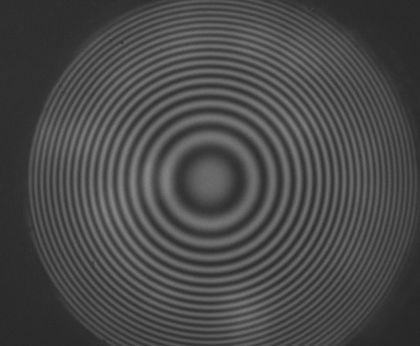
%> input picture 实验3/3-3/figure3.png, 420 x 346 px, shrunk from 544 x 448 before the run
$ octave fft2_process.m   (GNU Octave 9; MATLAB toolbox functions it lacks are replaced by stand-ins)
%> lines starting %> are read from the running program, lines starting %| are printed output that depends on the picture
### 实验3/3-3/cunwrap.m
function PhiUnwrap = cunwrap(Psi, options)
% PhiUnwrap = cunwrap(Psi, options)
%
% Purpose: Costantini's 2D unwrapping based on Minimum Network Flow
%
% INPUTS:
%   - Psi: 2D-array wrapped phase (radian)
%   - options: optional structure used to modify the behavior of the
%              unwrapping algorithm. All fields are optional.
%              The fieldname does not need to exactly case-matched.
%       Weight: array of same dimension as the Psi, with is used as
%               the positive weight of the L1 norm of the residual (to be
%               minimized). For example user can provide WEIGHT as function
%               of the interference amplitude or function of phase
%               measurement quality (e.g., fringe contrast).
%               By default: all internal pixels have the same weight of 1,
%               0.5 for edge-pixels, and 0.25 for corner-pixels.
%       CutSize: even integer scalar, default [4]: the width (in pixel) of
%                the Gaussian kernel use to lower the weight around pixels
%                that do not fulfill rotational relation.
%                If CutSize is 0, no rotational-based weighting will be
%                carried out.
%       RoundK: Boolean, [false] by default. When ROUNDK is true, CUNWRAP
%               forces the partial derivative residuals K1/K2 to be
%               integers.
%       MaxBlockSize: scalar default [125], target linear blocksize.
%                     Set to Inf for single-block global unwrapping.
%                     Note: network flow is costly in CPU for large size.
%       Overlap: scalar default [0.25], fractional overlapping between two
%                neighboring blocks.
%       Verbose: logical [true], control printout information.
%       LPoption: LINPROG option structure as return by OPTIMSET(...).
% OUTPUT:
%   - Phi: 2D-array unwrapped phase (radian)
%
% Minimum network flow computation engine is Matlab LINPROG (optimization
%   toolbox is required)
%
% References:
%   - http://earth.esa.int/workshops/ers97/papers/costantini/
%   - Costantini, M. (1998) A novel phase unwrapping method based on network
%   programming. IEEE Tran. on Geoscience and Remote Sensing, 36, 813-821.
%
% Author: Bruno Luong <brunoluong@yahoo.com>
% History:
%   Orginal: 27-Aug-2009
%       28-Aug-2009: modification in block splitting, default size changes
%                    to 125 x 125
%       28-Aug-2009: correct a serious indexing bug

if nargin<2
    options = struct();
end

if ndims(Psi)>2
    error('CUNWRAP: input Psi must be 2D array.');
end

[ny nx] = size(Psi);

if nx<2 || ny<2
    error('CUNWRAP: size of Psi must be larger than 2');
end

roundK = getoption(options, 'roundk', false);

verbose = getoption(options, 'verbose', true);

% Default weight
w1 = ones(ny,1); w1([1 end]) = 0.5;
w2 = ones(1,nx); w2([1 end]) = 0.5;
weight = w1*w2; % tensorial product
weight = getoption(options, 'weight', weight);

% Split in smaller block size
blocksize = getoption(options, 'maxblocksize', 125);
blocksize = max(blocksize,2);

% Overlapping fraction
p = getoption(options, 'overlap', 0.25);
p = max(min(p,1),0);

% Split the linear index for each dimension
[ix blk_x] = splitidx(blocksize, nx, p);
[iy blk_y] = splitidx(blocksize, ny, p);
nbblk = length(iy)*length(ix);

mydisplay(verbose, 'Number of block(s) = %d\n', nbblk);
mydisplay(verbose, '\tEffective block size = (%d x %d)\n', blk_y, blk_x);
if nbblk>1
    mydisplay(verbose, '\tOverlapping = %2.1f%%\n', p*100);
end

% Allocate arrays
% negative/positive parts of wrapped partial derivatives
x1p = nan(ny-1, nx, class(Psi));
x1m = nan(ny-1, nx, class(Psi));
x2p = nan(ny, nx-1, class(Psi));
x2m = nan(ny, nx-1, class(Psi));

%%
% Loop over the blocks
blknum = 0;
for i=1:length(iy)
    iy0 = iy{i};
    iy1 = iy0(1:end-1);
    iy2 = iy0(1:end);

    for j=1:length(ix)
        ix0 = ix{j};
        ix1 = ix0(1:end);
        ix2 = ix0(1:end-1);

        blknum = blknum + 1;
        mydisplay(verbose, ['\n' repmat('-', 1, 60) '\n']);
        mydisplay(verbose, 'CUNWRAP: processing block #%d/%d...\n', ...
            blknum, nbblk);

        options.weight = weight(iy0,ix0);
        options.blknum = blknum;
        % Costantini's minimum network flow resolution for one block
        [x1p(iy1,ix1) x1m(iy1,ix1) x2p(iy2,ix2) x2m(iy2,ix2)] = ...
            cunwrap_blk(Psi(iy0,ix0), ...
            x1p(iy1,ix1), x1m(iy1,ix1),...
            x2p(iy2,ix2), x2m(iy2,ix2),...
            options);
    end
end

%%
% Compute partial derivative Psi1, eqt (1,3)
mydisplay(verbose, '\ty-derivative\n');
i = 1:(ny-1);
j = 1:nx;
[ROW_I ROW_J] = ndgrid(i,j);
I_J = sub2ind(size(Psi),ROW_I,ROW_J);
IP1_J = sub2ind(size(Psi),ROW_I+1,ROW_J);
Psi1 = Psi(IP1_J) - Psi(I_J);
% A priori knowledge that Psi1 is in [-pi,pi)
Psi1 = mod(Psi1+pi,2*pi)-pi;

% Compute partial derivative Psi2, eqt (2,4)
mydisplay(verbose, '\tx-derivative\n');
i = 1:ny;
j = 1:(nx-1);
[ROW_I ROW_J] = ndgrid(i,j);
I_J = sub2ind(size(Psi),ROW_I,ROW_J);
I_JP1 = sub2ind(size(Psi),ROW_I,ROW_J+1);
Psi2 = Psi(I_JP1) - Psi(I_J);
% A priori knowledge that Psi1 is in [-pi,pi)
Psi2 = mod(Psi2+pi,2*pi)-pi;

% Compute the derivative jumps, eqt (20,21)
k1 = x1p-x1m;
k2 = x2p-x2m;

% Round to integer solution (?)
if roundK
    mydisplay(verbose, '\tForce integer 2pi-ambiguities\n');
    k1 = round(k1);
    k2 = round(k2);
end

% Sum the jumps with the wrapped partial derivatives, eqt (10,11)
k1 = reshape(k1,[ny-1 nx]);
k2 = reshape(k2,[ny nx-1]);
k1 = k1+Psi1/(2*pi);
k2 = k2+Psi2/(2*pi);

%%
% Integrate the partial derivatives, eqt (6)
% Not sure why integrate this way is better than otherway around
mydisplay(verbose, 'Integration\n');
% Integration order, not documented
intorder = getoption(options, 'IntOrder', 1);
if intorder==1
    K = cumsum([0 k2(1,:)]);
    K = [K; k1];
    K = cumsum(K,1);
else
    % Integration is this order does not work well (still mysterious for BL)
    K = cumsum([0; k1(:,1)]);
    K = [K k2];
    K = cumsum(K,2);
end

PhiUnwrap = (2*pi)*K;
PhiUnwrap = PhiUnwrap - min(PhiUnwrap(:));
end % cunwrap

%%
% [305 lines left out: function cunwrap_blk, not called in this run]

%% Get defaut option
function value = getoption(options, name, defaultvalue)
% function value = getoption(options, name, defaultvalue)
    value = defaultvalue;
    fields = fieldnames(options);
    found = strcmpi(name,fields);
    if any(found)
        i = find(found,1,'first');
        if ~isempty(options.(fields{i}))
            value = options.(fields{i});
        end
    end
end

%%
function [ilist blocksize] = splitidx(blocksize, n, p)
% function ilist = splitidx(blocksize, n, p)
%
% return the cell array, each element is subindex of (1:n)
% The union is (1:n) with overlapping fraction is p (0<p<1)

if blocksize>=n
    ilist = {1:n};
    blocksize = n;
else
    q = 1-p;

    % Number of blocks
    k = (n/blocksize - p) / q;
    k = ceil(k);

    % Readjust the block size, float
    blocksize = n/(k*q + p);

    % first index
    firstidx = round(linspace(1,n-ceil(blocksize)+1, k));
    lastidx = round(firstidx+blocksize-1);
    lastidx(end) = n;
    % Make sure they are overlapped
    lastidx(1:end-1) = max(lastidx(1:end-1),firstidx(2:end));

    % Put the indexes of k blocks into cell array
    ilist = cell(1,length(firstidx));
    for k=1:length(ilist)
        ilist{k} = firstidx(k):lastidx(k);
    end

    blocksize = round(blocksize);
end
end

% function to mydisplay a text on command line window
function mydisplay(verbose, varargin)
if verbose
    fprintf(varargin{:});
end
end

### 实验3/3-3/fft2_process.m
clear;
clc;
close all;

%% 图像处理
% 参数设置
IMAGE_PATH = "figure3.png";
crop_rate_lb = 1/2;
crop_rate_rt = 1/4;

% Read the image
img = imread(IMAGE_PATH);  % Correct function name is imread, not readimage
%> img is the input picture: size 346x420x3 uint8; min 38, max 136, mean 73.4

% Convert to grayscale if needed
if size(img, 3) == 3  % Better to use size() instead of length() for images
    img = rgb2gray(img);
%> img: size 346x420 uint8
end

% 裁剪图像
[rows, cols] = size(img);
%> rows = 346; cols = 420

% 计算裁剪边界（确保不越界）
left_crop = round(cols * crop_rate_lb);     % 左侧裁剪 50%
%> left_crop = 210
right_crop = round(cols * (1 - crop_rate_rt)); % 保留到右侧 75%
%> right_crop = 315
top_crop = round(rows * crop_rate_rt);      % 上方裁剪 25%
%> top_crop = 87
bottom_crop = round(rows * (1 - crop_rate_lb)); % 保留到下方 50%
%> bottom_crop = 173

% 直接裁剪（注意索引范围）
cropped_img = img(top_crop+1:bottom_crop, left_crop+1:right_crop);

% 显示结果
figure;
subplot(1, 2, 1); imshow(img); title('原图');
subplot(1, 2, 2); imshow(cropped_img); title('裁剪左侧和下方 1/4');

%% 傅里叶变换
% Perform 2D FFT
I = double(cropped_img);  % Convert to double for FFT
F = fft2(I);  % Correct way to compute 2D FFT
F_shifted = fftshift(F);  % Center the frequency components
magnitude = log(abs(F_shifted) + 1);  % Logarithmic scale for better visualization

% Display results
figure;
subplot(1,2,1);
imshow(img, []);  % Show original image
title('Original Image');

subplot(1,2,2);
% imshow(magnitude, []);  % Show FFT magnitude spectrum
[M, N] = size(magnitude);
%> M = 86; N = 105
[u, v] = meshgrid((-N/2:N/2-1)/N, (-M/2:M/2-1)/M);
surf(u, v, magnitude, 'EdgeColor', 'none');
colorbar;
title('FFT Magnitude Spectrum');

%% 重建信号
% [8 lines of commented-out code are left out]

%% 滤波截取cos
% 截取左上角（低频部分）
[M, N] = size(F_shifted);

% 补零至原始尺寸
filtered_F = zeros(M, N);
filtered_F(end-floor(M/2):end, 1:floor(N/2)) = F(end-floor(M/2):end, 1:floor(N/2));
% filtered_F(1:floor(M/2), end-floor(N/2):end) = F(1:floor(M/2), end-floor(N/2):end);

% 逆变换（由于对称性被破坏，结果仍有虚部）
Ip = ifft2(filtered_F);
% Ip = ifft2(F);

% 反移位后逆变换
% filtered_F = ifftshift(filtered_F_shifted);
% Ip = real(ifft2(filtered_F));  % 取实部消除数值误差虚部

% 显示结果
figure;
subplot(1,2,1);
imshow(log(1 + abs(filtered_F)), [3 10]); title('筛选频谱');
subplot(1,2,2);
imshow(abs(Ip), []); title('滤波重建');

%% 解包相位
tan_theta = imag(Ip) ./ real(Ip);
tan_theta(isnan(tan_theta)) = 0;
figure;
% surf(tan_theta, 'EdgeColor', 'none')
imshow(tan_theta, [-20, 20]); colorbar;
title('tan theta');

% [9 lines of commented-out code are left out]

phi = cunwrap(tan_theta);
%| Number of block(s) = 1
%| 	Effective block size = (86 x 105)
%> after the loop in cunwrap, `for i=1:length(iy)`:
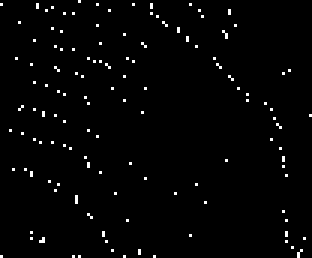
%> x2m: size 86x104 double (shown 3 times larger); values 0 (black) and 1 (white), 1.7% white in thin lines or dots
%> after the loop in cunwrap, `for i=1:length(iy)`:
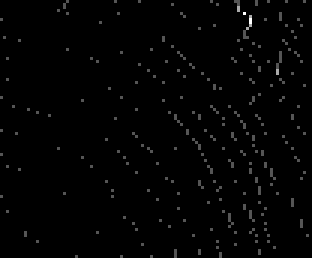
%> x2p: size 86x104 double (shown 3 times larger); min 0, max 3, mean 0.0361; drawn with min black and max white
%> after the loop in cunwrap, `for i=1:length(iy)`: blknum = 1; options = {blknum 1}
%> in cunwrap, `k1 = k1+Psi1/(2*pi);`:
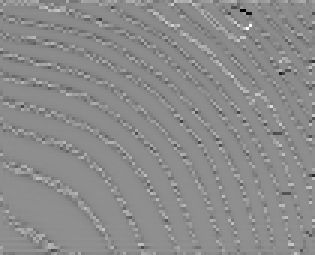
%> k1: size 85x105 double (shown 3 times larger); min -2.46, max 1.87, mean -0.0894; drawn with min black and max white
%> in cunwrap, `k2 = k2+Psi2/(2*pi);`:
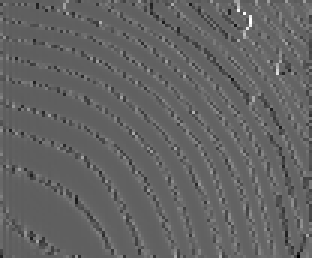
%> k2: size 86x104 double (shown 3 times larger); min -1.48, max 2.52, mean 0.0922; drawn with min black and max white
%> in cunwrap, `intorder = getoption(options, 'IntOrder', 1);`: intorder = 1
%> in cunwrap, `K = cumsum([0 k2(1,:)]);`: K = 105 values, max 9.89 at index 104, min 0 at index 1, mean 3.12
%> in cunwrap, `K = cumsum(K,1);`:
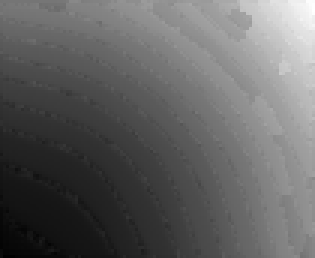
%> K: size 86x105 double (shown 3 times larger); min -8.51, max 10.1, mean -1.31; drawn with min black and max white
%> in cunwrap, `PhiUnwrap = PhiUnwrap - min(PhiUnwrap(:));`:
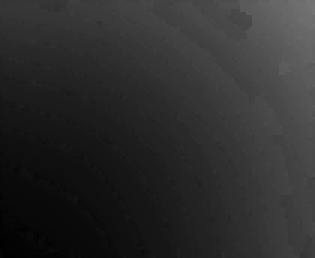
%> PhiUnwrap: size 86x105 double (shown 3 times larger); min 0, max 116.9, mean 45.2

figure;
% subplot(2, 2, 1);
% surf(tan_theta, 'EdgeColor', 'none');
% title("tanTheta");
% colorbar;

subplot(1, 2, 1);
surf(phi, 'EdgeColor', 'none');
title("phi");
colorbar;

subplot(1, 2, 2);
imshow(phi, []);
title("phi");
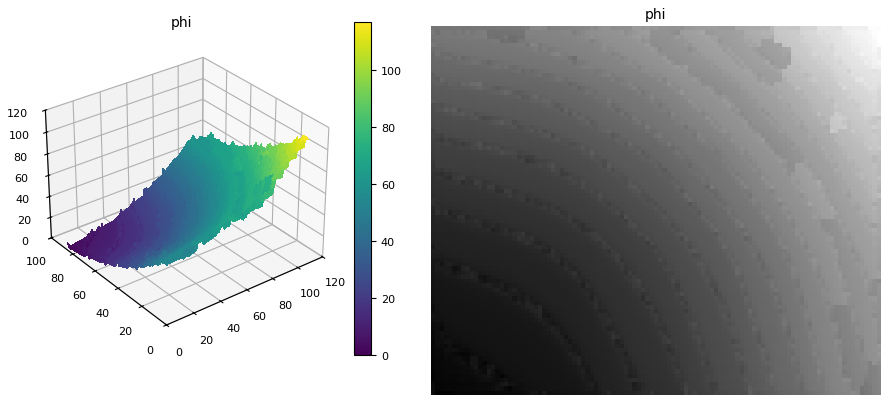
%> figure redrawn from the program's plot data, 2 panels

% 保存为 JPEG 格式
% imwrite(phi, 'unwrap.jpg');

%% 回归计算
% 定义矩阵大小
[m, n] = size(phi);  % 假设是 m×n 矩阵
%> m = 86; n = 105

% 生成网格坐标
[X, Y] = meshgrid(1:n, 1:m);

% 假设 x 和 y 是列向量
x = X(:);  % 确保 x 是列向量
y = Y(:);  % 确保 y 是列向量

% 构造矩阵，每行是 [x^2, x, y^2, y]
DataMatrix = [x.^2, x, y.^2, y];

% 添加偏置项（第一列全为 1）
DataMatrix = [ones(size(DataMatrix,1),1), DataMatrix];

% 从 phi 矩阵中提取对应的值
phiData = phi(:);  % 将 phi 矩阵展平为列向量

% 检查维度是否匹配
if size(DataMatrix, 1) ~= size(phiData, 1)
    error('DataMatrix 和 phiData 的行数不匹配');
end

% 计算回归系数
coe = (DataMatrix' * DataMatrix) \ (DataMatrix' * phiData);
%> coe = [54.23; 0.00495; 0.0744; 0.00471; -0.993]

% 显示回归系数
disp('回归系数:');
disp(coe');
%|    5.4228e+01   4.9451e-03   7.4371e-02   4.7077e-03  -9.9294e-01

lamda = 0.635;      % um
dx = 1.3612;        % um/pixel
lamda = lamda / dx; % pixel
R = 2 * 2 * pi * dx / (lamda * coe(2)); % um
%> R = 7414.9
x0 = -coe(3) / (2 * coe(2));        % pixel
%> x0 = -7.52
y0 = -coe(5) / (2 * coe(2));        % pixel
%> y0 = 100.4
error = abs(R - 10.02e3) / 10.02e3 * 100;
%> error = 26
disp('R, x0, y0')
disp([R, x0, y0])
%|    7.4149e+03  -7.5196e+00   1.0040e+02
fprintf("\nerror: %.2f%%\n", error);
%| error: 26.00%
